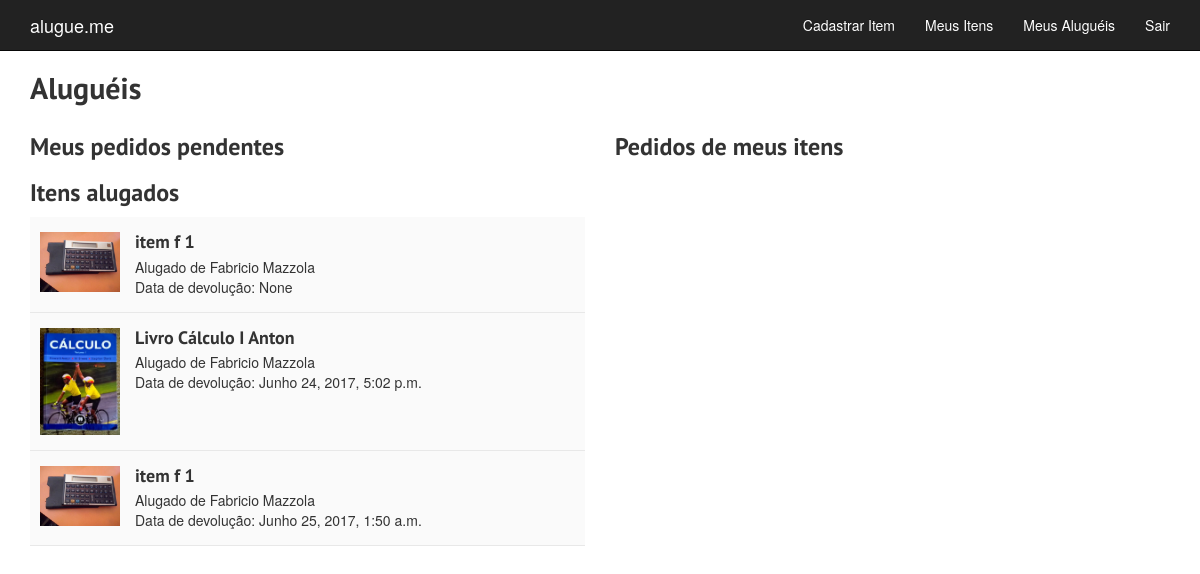
Before: /rents/ (signed in) with the older database file.
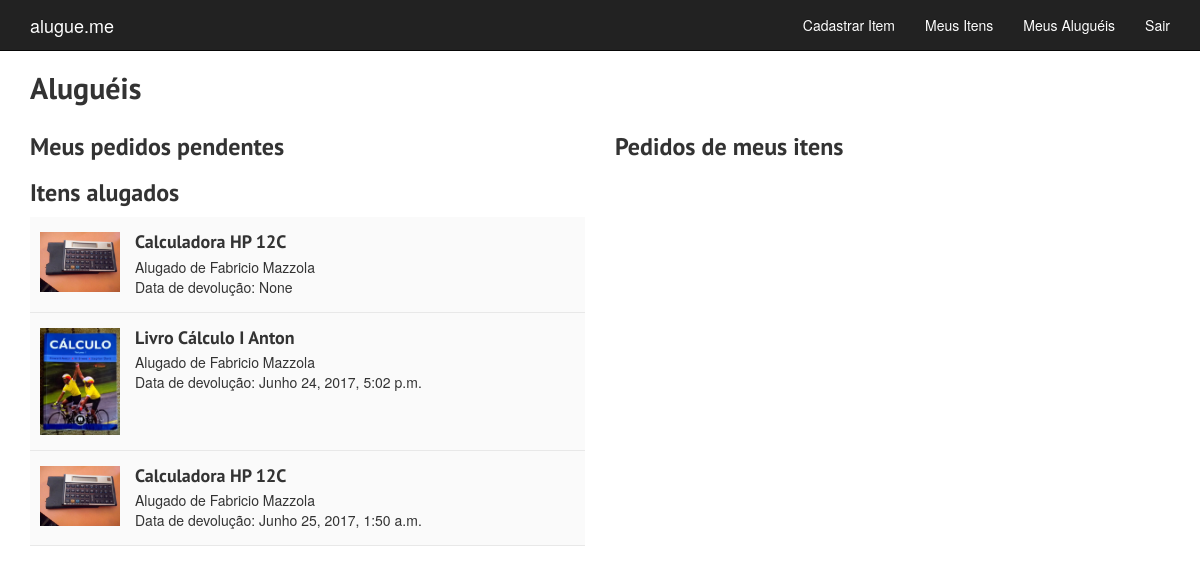
After: the same page with the newer database file.
### alugueme/models.py (models this page shows, shortened)
class Rent(models.Model):
    PENDING_STATUS = 1
    CANCELLED_STATUS = 2
    CONFIRMED_STATUS = 3
    STATUS_CHOICES = (
        (PENDING_STATUS, 'Pendente'),
        (CANCELLED_STATUS, 'Cancelado'),
        (CONFIRMED_STATUS, 'Confirmado'),
    )
    MONEY = 1
    TRADE = 2
    PAYMENT_CHOICES = (
        (MONEY, 'Dinheiro'),
        (TRADE, 'Troca'),
    )
    user = models.ForeignKey(User,on_delete=models.CASCADE) # TODO conferir se ta correto usar foreignkey. outra possibilidade é modelar pedido de aluguel em uma classe diferente.
    item = models.ForeignKey(Item,on_delete=models.CASCADE)
    status = models.IntegerField(choices=STATUS_CHOICES, default=PENDING_STATUS)
    request_date = models.DateTimeField()
    confirmation_date = models.DateTimeField(blank=True, null=True)
    months = models.PositiveIntegerField(verbose_name='Meses', validators=[MinValueValidator(1), MaxValueValidator(6)], default=1) #TODO limit field max and min
    payment = models.IntegerField(choices=PAYMENT_CHOICES,verbose_name='Forma de pagamento')

class Item(models.Model): # TODO generate thumbnail images?
    AVAILABLE_STATUS = 1
    UNAVAILABLE_STATUS = 2
    STATUS_CHOICES = (
        (AVAILABLE_STATUS, 'Disponível'),
        (UNAVAILABLE_STATUS, 'Indisponível'),
    )
    title = models.CharField(max_length=60, verbose_name='Título')
    description = models.TextField(max_length=800, verbose_name='Descrição')
    published_date = models.DateTimeField(blank=True, null=True)
    owner = models.ForeignKey('auth.User')
    price = models.DecimalField(max_digits=4, decimal_places=2, default=0, verbose_name='Preço')
    image = models.ImageField(upload_to = 'images/', default = 'images/None/no-img.jpg', verbose_name='Foto')
    status = models.IntegerField(choices=STATUS_CHOICES, default=AVAILABLE_STATUS)

### alugueme/views.py (the view)
# urls.py: url(r'^rents/$', views.rents, name='rents'),
@login_required(login_url='login')
def rents(request):
    my_rents = Rent.objects.filter(user=request.user, status=Rent.PENDING_STATUS)
    my_current_rents = Rent.objects.filter(user=request.user, status=Rent.CONFIRMED_STATUS)
    rents_my_items = Rent.objects.filter(item__owner=request.user, status=Rent.PENDING_STATUS)
    for rent in my_current_rents:
        rent.return_date = rent.confirmation_date
    return render(request, 'alugueme/rents.html', {'my_rents': my_rents, 'rents_my_items': rents_my_items, 'my_current_rents': my_current_rents, 'payment_choices': Rent.PAYMENT_CHOICES})

### alugueme/templates/alugueme/rents.html (shortened to what this page needs)
{% extends 'alugueme/base.html' %}
{% load humanize %}
{% block content %}
  <h2>Aluguéis</h2>
  <div class="row rents">
    <div class="col-md-6">
      <h3>Meus pedidos pendentes</h3>
      <h3>Itens alugados</h3>
      {% for rent in my_current_rents %}
        <div class="my_current_rent clearfix">
          <div class="rent_img">
            <img src="{{ rent.item.image.url }}">
          </div>
          <div class="rent_description">
            <h4><a href="{% url 'item_detail' pk=rent.item.pk %}">{{ rent.item.title }}</a><br></h4>
            Alugado de {{ rent.item.owner.first_name }} {{ rent.item.owner.last_name }}<br>
            Data de devolução: {{ rent.return_date }}
          </div>
        </div>
      {% endfor %}
    </div>
    <div class="col-md-6">
      <h3>Pedidos de meus itens</h3>
    </div>
  </div>
{% endblock %}

Changed rows visible on the page:
changed through a linked row, Rent "None": item "item f 1" → "Calculadora HP 12C"
changed through a linked row, Rent "Junho 25, 2017, 1:50 a.m.": item "item f 1" → "Calculadora HP 12C"
